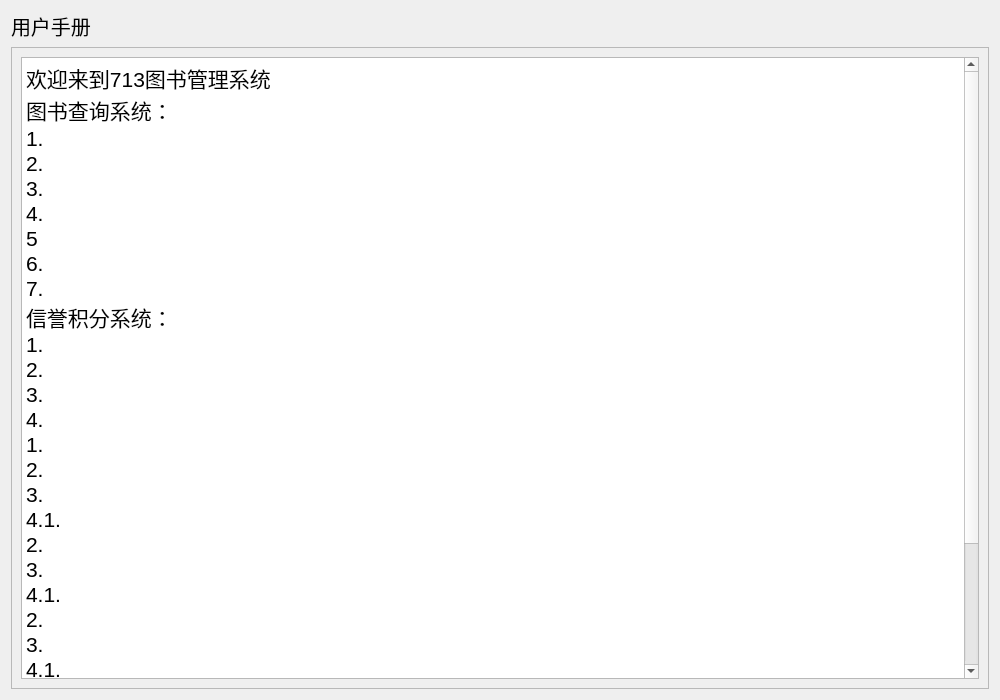
<?xml version="1.0" encoding="UTF-8"?>
<ui version="4.0">
 <class>UserHelp</class>
 <widget class="QWidget" name="UserHelp">
  <property name="geometry">
   <rect>
    <x>0</x>
    <y>0</y>
    <width>1000</width>
    <height>700</height>
   </rect>
  </property>
  <property name="windowTitle">
   <string>Form</string>
  </property>
  <layout class="QGridLayout" name="gridLayout">
   <item row="1" column="0">
    <widget class="QScrollArea" name="scrollArea">
     <property name="widgetResizable">
      <bool>true</bool>
     </property>
     <widget class="QWidget" name="scrollAreaWidgetContents">
      <property name="geometry">
       <rect>
        <x>0</x>
        <y>0</y>
        <width>976</width>
        <height>637</height>
       </rect>
      </property>
      <layout class="QGridLayout" name="gridLayout_2">
       <item row="0" column="0">
        <layout class="QVBoxLayout" name="verticalLayout">
         <item>
          <widget class="QTextEdit" name="textEdit">
           <property name="html">
            <string>&lt;!DOCTYPE HTML PUBLIC &quot;-//W3C//DTD HTML 4.0//EN&quot; &quot;http://www.w3.org/TR/REC-html40/strict.dtd&quot;&gt;
&lt;html&gt;&lt;head&gt;&lt;meta name=&quot;qrichtext&quot; content=&quot;1&quot; /&gt;&lt;meta charset=&quot;utf-8&quot; /&gt;&lt;style type=&quot;text/css&quot;&gt;
p, li { white-space: pre-wrap; }
hr { height: 1px; border-width: 0; }
&lt;/style&gt;&lt;/head&gt;&lt;body style=&quot; font-family:'Microsoft YaHei UI'; font-size:9pt; font-weight:400; font-style:normal;&quot;&gt;
&lt;p style=&quot; margin-top:0px; margin-bottom:0px; margin-left:0px; margin-right:0px; -qt-block-indent:0; text-indent:0px;&quot;&gt;&lt;span style=&quot; font-size:16pt;&quot;&gt;欢迎来到713图书管理系统&lt;/span&gt;&lt;/p&gt;
&lt;p style=&quot; margin-top:0px; margin-bottom:0px; margin-left:0px; margin-right:0px; -qt-block-indent:0; text-indent:0px;&quot;&gt;&lt;span style=&quot; font-size:16pt;&quot;&gt;图书查询系统：&lt;/span&gt;&lt;/p&gt;
&lt;p style=&quot; margin-top:0px; margin-bottom:0px; margin-left:0px; margin-right:0px; -qt-block-indent:0; text-indent:0px;&quot;&gt;&lt;span style=&quot; font-size:16pt;&quot;&gt;1.&lt;/span&gt;&lt;/p&gt;
&lt;p style=&quot; margin-top:0px; margin-bottom:0px; margin-left:0px; margin-right:0px; -qt-block-indent:0; text-indent:0px;&quot;&gt;&lt;span style=&quot; font-size:16pt;&quot;&gt;2.&lt;/span&gt;&lt;/p&gt;
&lt;p style=&quot; margin-top:0px; margin-bottom:0px; margin-left:0px; margin-right:0px; -qt-block-indent:0; text-indent:0px;&quot;&gt;&lt;span style=&quot; font-size:16pt;&quot;&gt;3.&lt;/span&gt;&lt;/p&gt;
&lt;p style=&quot; margin-top:0px; margin-bottom:0px; margin-left:0px; margin-right:0px; -qt-block-indent:0; text-indent:0px;&quot;&gt;&lt;span style=&quot; font-size:16pt;&quot;&gt;4.&lt;/span&gt;&lt;/p&gt;
&lt;p style=&quot; margin-top:0px; margin-bottom:0px; margin-left:0px; margin-right:0px; -qt-block-indent:0; text-indent:0px;&quot;&gt;&lt;span style=&quot; font-size:16pt;&quot;&gt;5&lt;/span&gt;&lt;/p&gt;
&lt;p style=&quot; margin-top:0px; margin-bottom:0px; margin-left:0px; margin-right:0px; -qt-block-indent:0; text-indent:0px;&quot;&gt;&lt;span style=&quot; font-size:16pt;&quot;&gt;6.&lt;/span&gt;&lt;/p&gt;
&lt;p style=&quot; margin-top:0px; margin-bottom:0px; margin-left:0px; margin-right:0px; -qt-block-indent:0; text-indent:0px;&quot;&gt;&lt;span style=&quot; font-size:16pt;&quot;&gt;7.&lt;/span&gt;&lt;/p&gt;
&lt;p style=&quot; margin-top:0px; margin-bottom:0px; margin-left:0px; margin-right:0px; -qt-block-indent:0; text-indent:0px;&quot;&gt;&lt;span style=&quot; font-size:16pt;&quot;&gt;信誉积分系统：&lt;br /&gt;1.&lt;/span&gt;&lt;/p&gt;
&lt;p style=&quot; margin-top:0px; margin-bottom:0px; margin-left:0px; margin-right:0px; -qt-block-indent:0; text-indent:0px;&quot;&gt;&lt;span style=&quot; font-size:16pt;&quot;&gt;2.&lt;/span&gt;&lt;/p&gt;
&lt;p style=&quot; margin-top:0px; margin-bottom:0px; margin-left:0px; margin-right:0px; -qt-block-indent:0; text-indent:0px;&quot;&gt;&lt;span style=&quot; font-size:16pt;&quot;&gt;3.&lt;/span&gt;&lt;/p&gt;
&lt;p style=&quot; margin-top:0px; margin-bottom:0px; margin-left:0px; margin-right:0px; -qt-block-indent:0; text-indent:0px;&quot;&gt;&lt;span style=&quot; font-size:16pt;&quot;&gt;4.&lt;/span&gt;&lt;/p&gt;
&lt;p style=&quot; margin-top:0px; margin-bottom:0px; margin-left:0px; margin-right:0px; -qt-block-indent:0; text-indent:0px;&quot;&gt;&lt;span style=&quot; font-size:16pt;&quot;&gt;1.&lt;/span&gt;&lt;/p&gt;
&lt;p style=&quot; margin-top:0px; margin-bottom:0px; margin-left:0px; margin-right:0px; -qt-block-indent:0; text-indent:0px;&quot;&gt;&lt;span style=&quot; font-size:16pt;&quot;&gt;2.&lt;/span&gt;&lt;/p&gt;
&lt;p style=&quot; margin-top:0px; margin-bottom:0px; margin-left:0px; margin-right:0px; -qt-block-indent:0; text-indent:0px;&quot;&gt;&lt;span style=&quot; font-size:16pt;&quot;&gt;3.&lt;/span&gt;&lt;/p&gt;
&lt;p style=&quot; margin-top:0px; margin-bottom:0px; margin-left:0px; margin-right:0px; -qt-block-indent:0; text-indent:0px;&quot;&gt;&lt;span style=&quot; font-size:16pt;&quot;&gt;4.1.&lt;/span&gt;&lt;/p&gt;
&lt;p style=&quot; margin-top:0px; margin-bottom:0px; margin-left:0px; margin-right:0px; -qt-block-indent:0; text-indent:0px;&quot;&gt;&lt;span style=&quot; font-size:16pt;&quot;&gt;2.&lt;/span&gt;&lt;/p&gt;
&lt;p style=&quot; margin-top:0px; margin-bottom:0px; margin-left:0px; margin-right:0px; -qt-block-indent:0; text-indent:0px;&quot;&gt;&lt;span style=&quot; font-size:16pt;&quot;&gt;3.&lt;/span&gt;&lt;/p&gt;
&lt;p style=&quot; margin-top:0px; margin-bottom:0px; margin-left:0px; margin-right:0px; -qt-block-indent:0; text-indent:0px;&quot;&gt;&lt;span style=&quot; font-size:16pt;&quot;&gt;4.1.&lt;/span&gt;&lt;/p&gt;
&lt;p style=&quot; margin-top:0px; margin-bottom:0px; margin-left:0px; margin-right:0px; -qt-block-indent:0; text-indent:0px;&quot;&gt;&lt;span style=&quot; font-size:16pt;&quot;&gt;2.&lt;/span&gt;&lt;/p&gt;
&lt;p style=&quot; margin-top:0px; margin-bottom:0px; margin-left:0px; margin-right:0px; -qt-block-indent:0; text-indent:0px;&quot;&gt;&lt;span style=&quot; font-size:16pt;&quot;&gt;3.&lt;/span&gt;&lt;/p&gt;
&lt;p style=&quot; margin-top:0px; margin-bottom:0px; margin-left:0px; margin-right:0px; -qt-block-indent:0; text-indent:0px;&quot;&gt;&lt;span style=&quot; font-size:16pt;&quot;&gt;4.1.&lt;/span&gt;&lt;/p&gt;
&lt;p style=&quot; margin-top:0px; margin-bottom:0px; margin-left:0px; margin-right:0px; -qt-block-indent:0; text-indent:0px;&quot;&gt;&lt;span style=&quot; font-size:16pt;&quot;&gt;2.&lt;/span&gt;&lt;/p&gt;
&lt;p style=&quot; margin-top:0px; margin-bottom:0px; margin-left:0px; margin-right:0px; -qt-block-indent:0; text-indent:0px;&quot;&gt;&lt;span style=&quot; font-size:16pt;&quot;&gt;3.&lt;/span&gt;&lt;/p&gt;
&lt;p style=&quot; margin-top:0px; margin-bottom:0px; margin-left:0px; margin-right:0px; -qt-block-indent:0; text-indent:0px;&quot;&gt;&lt;span style=&quot; font-size:16pt;&quot;&gt;4.1.&lt;/span&gt;&lt;/p&gt;
&lt;p style=&quot; margin-top:0px; margin-bottom:0px; margin-left:0px; margin-right:0px; -qt-block-indent:0; text-indent:0px;&quot;&gt;&lt;span style=&quot; font-size:16pt;&quot;&gt;2.&lt;/span&gt;&lt;/p&gt;
&lt;p style=&quot; margin-top:0px; margin-bottom:0px; margin-left:0px; margin-right:0px; -qt-block-indent:0; text-indent:0px;&quot;&gt;&lt;span style=&quot; font-size:16pt;&quot;&gt;3.&lt;/span&gt;&lt;/p&gt;
&lt;p style=&quot; margin-top:0px; margin-bottom:0px; margin-left:0px; margin-right:0px; -qt-block-indent:0; text-indent:0px;&quot;&gt;&lt;span style=&quot; font-size:16pt;&quot;&gt;4.&lt;/span&gt;&lt;/p&gt;&lt;/body&gt;&lt;/html&gt;</string>
           </property>
          </widget>
         </item>
        </layout>
       </item>
      </layout>
     </widget>
    </widget>
   </item>
   <item row="0" column="0">
    <widget class="QLabel" name="label">
     <property name="font">
      <font>
       <pointsize>15</pointsize>
      </font>
     </property>
     <property name="text">
      <string>用户手册</string>
     </property>
    </widget>
   </item>
  </layout>
 </widget>
 <resources/>
 <connections/>
</ui>
